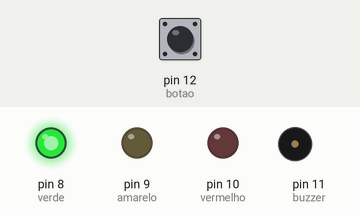
Recording of a sketch running on a simulated Arduino Uno, built with avr-gcc and run on an emulated ATmega328P. Parts: output pins drawn as LEDs (lit = HIGH), buzzer (waves = sounding). The inputs (shaded band) are chosen by the test bench; at power-on: pin 12 (botao) HIGH.

Above: at 1.2 s.
1.3 s: pin 12 (botao) pulled LOW for 0.15 s
At 1.8 s:
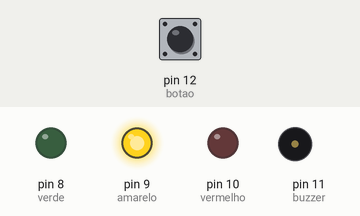
At 4.5 s:
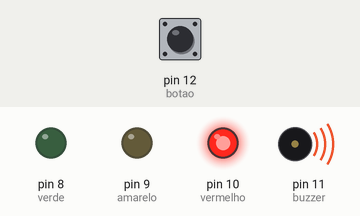
Timing chart, 0 to 10.4 s (numbered marks = the images above; inputs shaded):
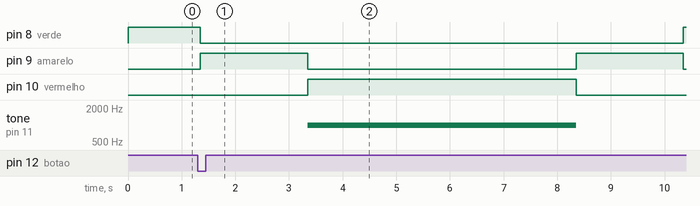

The sketch:

semaforo_sonoro.ino
```cpp
// Semáforo sonoro com botão - Arduino Uno
//
// O semáforo fica no verde. Ao apertar o botão, ele passa por amarelo e
// vermelho, e o buzzer apita enquanto o vermelho está aceso (carros parados).
// Depois volta ao verde.

// Pinos usados
const int vermelho = 10;
const int amarelo = 9;
const int verde = 8;
const int botao = 12;
const int buzzer = 11;

// Tempos (em milissegundos) e frequência do apito (em Hz)
const int tempoAmarelo = 2000;
const int tempoVermelho = 5000;
const int frequenciaBuzzer = 1000;

void setup() {
  pinMode(vermelho, OUTPUT);
  pinMode(amarelo, OUTPUT);
  pinMode(verde, OUTPUT);
  pinMode(buzzer, OUTPUT);

  // O botão liga o pino ao GND. Com INPUT_PULLUP, o pino lê HIGH solto
  // e LOW apertado, sem precisar de resistor externo.
  pinMode(botao, INPUT_PULLUP);

  // Estado inicial: só o verde aceso
  digitalWrite(verde, HIGH);
  digitalWrite(amarelo, LOW);
  digitalWrite(vermelho, LOW);
  digitalWrite(buzzer, LOW);
}

void loop() {
  // Botão apertado?
  if (digitalRead(botao) == LOW) {
    delay(50);  // espera 50 ms e confere de novo, para ignorar ruído do botão

    if (digitalRead(botao) == LOW) {
      // Verde -> amarelo
      digitalWrite(verde, LOW);
      digitalWrite(amarelo, HIGH);
      delay(tempoAmarelo);

      // Amarelo -> vermelho, com o buzzer apitando
      digitalWrite(amarelo, LOW);
      digitalWrite(vermelho, HIGH);
      tone(buzzer, frequenciaBuzzer);
      delay(tempoVermelho);
      noTone(buzzer);

      // Vermelho -> amarelo
      digitalWrite(vermelho, LOW);
      digitalWrite(amarelo, HIGH);
      delay(tempoAmarelo);

      // Amarelo -> verde
      digitalWrite(amarelo, LOW);
      digitalWrite(verde, HIGH);

      // Se o botão continuar apertado, espera soltar antes de reiniciar
      while (digitalRead(botao) == LOW) {
        delay(10);
      }
    }
  }
}
```

Measured:
- after the input at 1.3 s, pin 8 (verde): HIGH → LOW after 0.05 s, → HIGH 9.0 s later; pin 9 (amarelo): alternates HIGH for 2.0 s and LOW for 5.0 s, starting after 0.05 s; pin 10 (vermelho): LOW → HIGH after 2.1 s, → LOW 5.0 s later; tone on pin 11 (buzzer): silent → 1000 Hz after 2.1 s, → silent 5.0 s later
